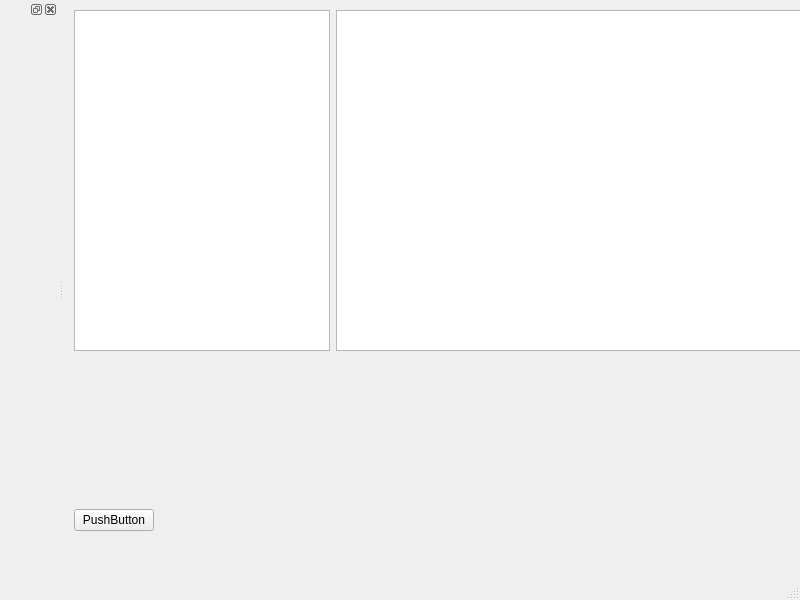
<?xml version="1.0" encoding="UTF-8"?>
<ui version="4.0">
 <class>MainWindow</class>
 <widget class="QMainWindow" name="MainWindow">
  <property name="geometry">
   <rect>
    <x>0</x>
    <y>0</y>
    <width>800</width>
    <height>600</height>
   </rect>
  </property>
  <property name="windowTitle">
   <string>MainWindow</string>
  </property>
  <widget class="QWidget" name="centralwidget">
   <widget class="QWidget" name="formLayoutWidget">
    <property name="geometry">
     <rect>
      <x>10</x>
      <y>10</y>
      <width>781</width>
      <height>341</height>
     </rect>
    </property>
    <layout class="QFormLayout" name="formLayout">
     <item row="0" column="0">
      <widget class="QListView" name="listView"/>
     </item>
     <item row="0" column="1">
      <widget class="QTableView" name="tableView"/>
     </item>
    </layout>
   </widget>
   <widget class="QWidget" name="horizontalLayoutWidget">
    <property name="geometry">
     <rect>
      <x>10</x>
      <y>480</y>
      <width>631</width>
      <height>80</height>
     </rect>
    </property>
    <layout class="QHBoxLayout" name="horizontalLayout">
     <item>
      <widget class="QPushButton" name="pushButton">
       <property name="text">
        <string>PushButton</string>
       </property>
      </widget>
     </item>
     <item>
      <spacer name="horizontalSpacer">
       <property name="orientation">
        <enum>Qt::Horizontal</enum>
       </property>
       <property name="sizeHint" stdset="0">
        <size>
         <width>40</width>
         <height>20</height>
        </size>
       </property>
      </spacer>
     </item>
    </layout>
   </widget>
  </widget>
  <widget class="QMenuBar" name="menubar">
   <property name="geometry">
    <rect>
     <x>0</x>
     <y>0</y>
     <width>800</width>
     <height>22</height>
    </rect>
   </property>
  </widget>
  <widget class="QStatusBar" name="statusbar"/>
  <widget class="QDockWidget" name="dockWidget">
   <attribute name="dockWidgetArea">
    <number>1</number>
   </attribute>
   <widget class="QWidget" name="dockWidgetContents"/>
  </widget>
 </widget>
 <resources/>
 <connections/>
</ui>
